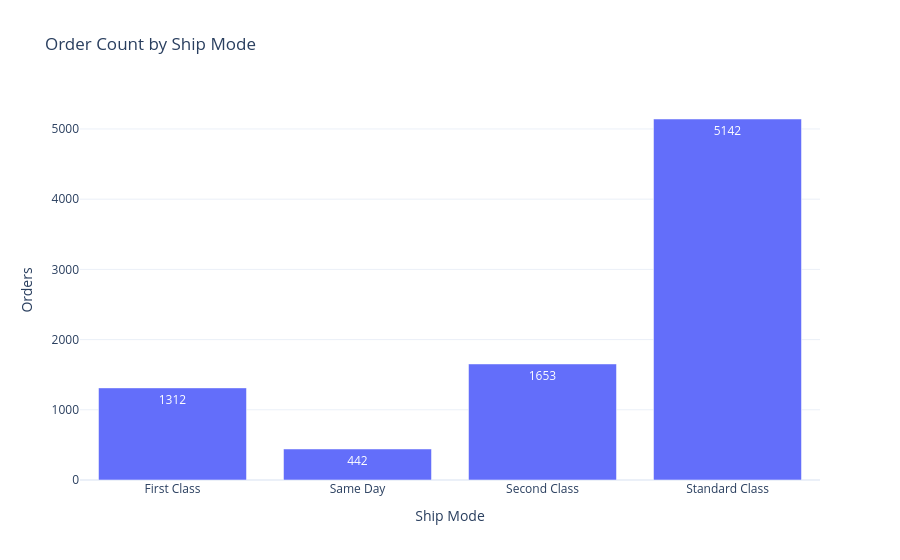
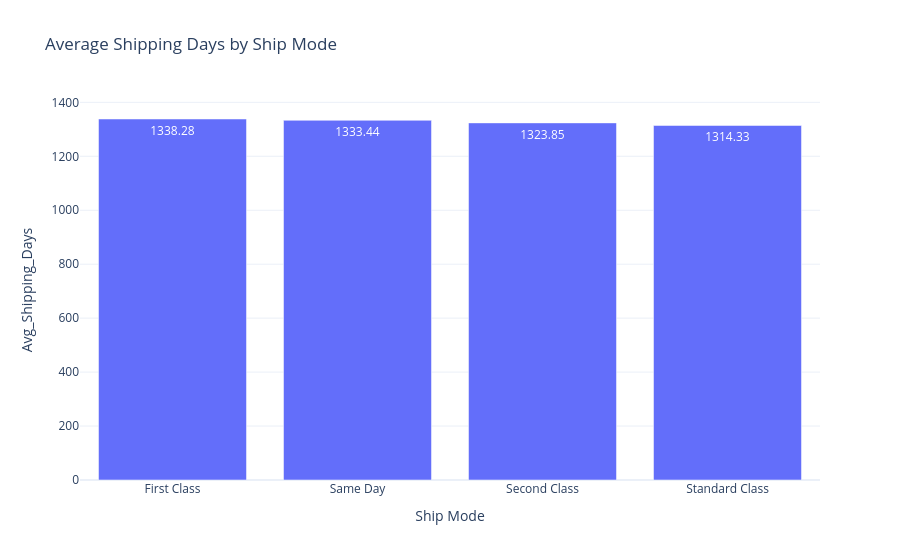

The cell these charts' notebook holds for them, in order:
### Code cell
df['Ship Date'] = pd.to_datetime(df['Ship Date'], format='%d-%m-%Y')
df['Shipping_Days'] = (df['Ship Date'] - df['Order Date']).dt.days

ship_summary = df.groupby('Ship Mode').agg(
    Orders=('Order ID', 'nunique'),
    Avg_Shipping_Days=('Shipping_Days', 'mean')
).reset_index()
ship_summary['Avg_Shipping_Days'] = ship_summary['Avg_Shipping_Days'].round(2)

fig = px.bar(ship_summary, x='Ship Mode', y='Orders', title='Order Count by Ship Mode', text='Orders')
fig.update_layout(template='plotly_white')
fig.show()

fig2 = px.bar(ship_summary, x='Ship Mode', y='Avg_Shipping_Days',
              title='Average Shipping Days by Ship Mode', text='Avg_Shipping_Days')
fig2.update_layout(template='plotly_white')
fig2.show()

### Figure 1 — Plotly figure (JSON) as saved in the notebook; plotly's stock layout.template omitted (floating-point values rounded to 4 significant figures)
{"data": [{"hovertemplate": "Ship Mode=%{x}<br>Orders=%{text}<extra></extra>", "legendgroup": "", "marker": {"color": "#636efa", "pattern": {"shape": ""}}, "name": "", "orientation": "v", "showlegend": false, "text": [1312.0, 442.0, 1653.0, 5142.0], "textposition": "auto", "type": "bar", "x": ["First Class", "Same Day", "Second Class", "Standard Class"], "xaxis": "x", "y": [1312, 442, 1653, 5142], "yaxis": "y"}], "layout": {"barmode": "relative", "legend": {"tracegroupgap": 0}, "title": {"text": "Order Count by Ship Mode"}, "xaxis": {"anchor": "y", "domain": [0, 1], "title": {"text": "Ship Mode"}}, "yaxis": {"anchor": "x", "domain": [0, 1], "title": {"text": "Orders"}}}}

### Figure 2 — Plotly figure (JSON) as saved in the notebook; plotly's stock layout.template omitted (floating-point values rounded to 4 significant figures)
{"data": [{"hovertemplate": "Ship Mode=%{x}<br>Avg_Shipping_Days=%{text}<extra></extra>", "legendgroup": "", "marker": {"color": "#636efa", "pattern": {"shape": ""}}, "name": "", "orientation": "v", "showlegend": false, "text": [1338.0, 1333.0, 1324.0, 1314.0], "textposition": "auto", "type": "bar", "x": ["First Class", "Same Day", "Second Class", "Standard Class"], "xaxis": "x", "y": [1338.0, 1333.0, 1324.0, 1314.0], "yaxis": "y"}], "layout": {"barmode": "relative", "legend": {"tracegroupgap": 0}, "title": {"text": "Average Shipping Days by Ship Mode"}, "xaxis": {"anchor": "y", "domain": [0, 1], "title": {"text": "Ship Mode"}}, "yaxis": {"anchor": "x", "domain": [0, 1], "title": {"text": "Avg_Shipping_Days"}}}}
